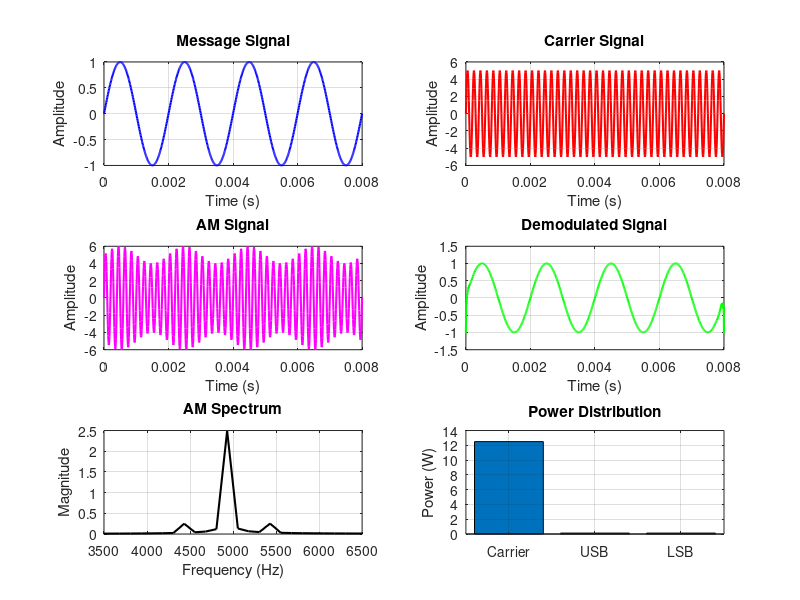

MATLAB code to generate this figure:
clc;
clear;
close all;

Am = 1;
fm = 500;

Ac = 5;
fc = 5000;

fs = 20 * fc;

t = 0:1/fs:4/fm;

m = Am * sin(2*pi*fm*t);

c = Ac * sin(2*pi*fc*t);

mu = Am / Ac;

am = Ac * (1 + mu * sin(2*pi*fm*t)) .* sin(2*pi*fc*t);

dem = abs(hilbert(am));
dem = dem - mean(dem);

N = length(am);
f = (-N/2:N/2-1) * (fs/N);
AM_FFT = abs(fftshift(fft(am))) / N;

USB = fc + fm;
LSB = fc - fm;

Pc = Ac^2 / 2;
Psb = (mu^2 * Pc) / 4;

figure('Name','AM Modulation','NumberTitle','off');

subplot(3,2,1);
plot(t,m,'b','LineWidth',1.5);
title('Message Signal');
xlabel('Time (s)');
ylabel('Amplitude');
grid on;

subplot(3,2,2);
plot(t,c,'r','LineWidth',1.5);
title('Carrier Signal');
xlabel('Time (s)');
ylabel('Amplitude');
grid on;

subplot(3,2,3);
plot(t,am,'m','LineWidth',1.5);
title('AM Signal');
xlabel('Time (s)');
ylabel('Amplitude');
grid on;

subplot(3,2,4);
plot(t,dem,'g','LineWidth',1.5);
title('Demodulated Signal');
xlabel('Time (s)');
ylabel('Amplitude');
grid on;

subplot(3,2,5);
plot(f,AM_FFT,'k','LineWidth',1.5);
xlim([fc-3*fm fc+3*fm]);
title('AM Spectrum');
xlabel('Frequency (Hz)');
ylabel('Magnitude');
grid on;

subplot(3,2,6);
bar([Pc Psb Psb]);
set(gca,'XTick',1:3);
set(gca,'XTickLabel',{'Carrier','USB','LSB'});
title('Power Distribution');
ylabel('Power (W)');
grid on;

fprintf('\n');
fprintf('******** AM MODULATION RESULTS ********\n');
fprintf('Modulation Index (mu) = %.2f\n', mu);
fprintf('Carrier Frequency      = %d Hz\n', fc);
fprintf('Message Frequency      = %d Hz\n', fm);
fprintf('Upper Sideband         = %d Hz\n', USB);
fprintf('Lower Sideband         = %d Hz\n', LSB);
fprintf('Carrier Power          = %.2f W\n', Pc);
fprintf('Each Sideband Power    = %.3f W\n', Psb);
fprintf('Total Power            = %.3f W\n', Pc + 2*Psb);
fprintf('***************************************\n');
